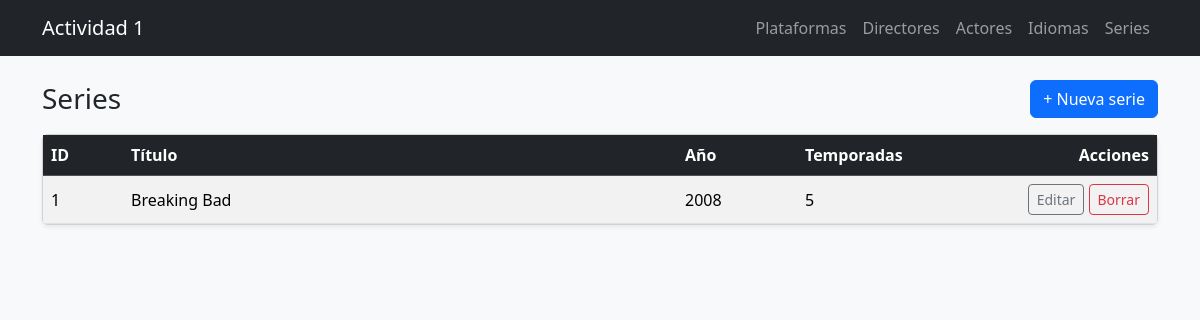
/views/series/list.php, run on the app's committed database.
### tables this page shows
CREATE TABLE series (
  id INT UNSIGNED AUTO_INCREMENT PRIMARY KEY,
  titulo VARCHAR(150) NOT NULL,
  sinopsis TEXT NULL,
  anio INT NULL,
  temporadas INT NULL,
  director_id INT UNSIGNED NULL,
  created_at DATETIME NOT NULL DEFAULT CURRENT_TIMESTAMP,
  updated_at DATETIME NULL DEFAULT NULL ON UPDATE CURRENT_TIMESTAMP,
  CONSTRAINT fk_series_director
    FOREIGN KEY (director_id) REFERENCES directores(id)
    ON DELETE SET NULL
    ON UPDATE CASCADE
);

### models/Serie.php (called while the page is built, shortened)
<?php
class Serie
{
    private function connect()
    {
        $host = "localhost";
        $db   = "actividad1_backend";
        $user = "root";
        $pass = "";
        $charset = "utf8mb4";
        $dsn = "mysql:host=$host;dbname=$db;charset=$charset";
        return new PDO($dsn, $user, $pass, [
            PDO::ATTR_ERRMODE => PDO::ERRMODE_EXCEPTION
        ]);
    }
    public function getAll()
    {
        $pdo = $this->connect();
        $stmt = $pdo->prepare("SELECT id, titulo, sinopsis, anio, temporadas FROM series ORDER BY id DESC");
        $stmt->execute();
        return $stmt->fetchAll(PDO::FETCH_ASSOC);
    }
}

### controllers/SerieController.php (called while the page is built, shortened)
<?php
require_once __DIR__ . "/../models/Serie.php";
class SerieController
{
    public function listSeries()
    {
        $model = new Serie();
        return $model->getAll();
    }
}

### views/series/list.php (the view, shortened to what this page needs)
<?php
require_once __DIR__ . "/../../controllers/SerieController.php";
$controller = new SerieController();
$series = $controller->listSeries();
require_once __DIR__ . "/../partials/header.php";
?>
<div class="d-flex justify-content-between align-items-center mb-3">
  <h1 class="h3 mb-0">Series</h1>
  <a class="btn btn-primary" href="create.php">+ Nueva serie</a>
</div>
<?php if ($series && count($series) > 0): ?>
  <div class="card shadow-sm">
    <div class="table-responsive">
      <table class="table table-hover table-striped mb-0 align-middle">
        <thead class="table-dark">
          <tr>
            <th style="width:80px;">ID</th>
            <th>Título</th>
            <th style="width:120px;">Año</th>
            <th style="width:140px;">Temporadas</th>
            <th style="width:220px;" class="text-end">Acciones</th>
          </tr>
        </thead>
        <tbody>
          <?php foreach ($series as $s): ?>
            <tr>
              <td><?= (int)$s["id"] ?></td>
              <td><?= htmlspecialchars($s["titulo"]) ?></td>
              <td><?= htmlspecialchars($s["anio"] ?? "-") ?></td>
              <td><?= htmlspecialchars($s["temporadas"] ?? "-") ?></td>
              <td class="text-end">
                <a class="btn btn-sm btn-outline-secondary" href="edit.php?id=<?= (int)$s["id"] ?>">Editar</a>
                <form method="post" action="delete.php" class="d-inline"
                      onsubmit="return confirm('¿Seguro que deseas borrar esta serie? Se borrarán también sus relaciones.');">
                  <button type="submit" class="btn btn-sm btn-outline-danger">Borrar</button>
                </form>
              </td>
            </tr>
          <?php endforeach; ?>
        </tbody>
      </table>
    </div>
  </div>
<?php else: ?>
  <div class="alert alert-info">No existe todavía ninguna serie.</div>
<?php endif; ?>
<?php require_once __DIR__ . "/../partials/footer.php"; ?>

### data on the page
series: id "1", titulo "Breaking Bad", anio "2008", temporadas "5"
